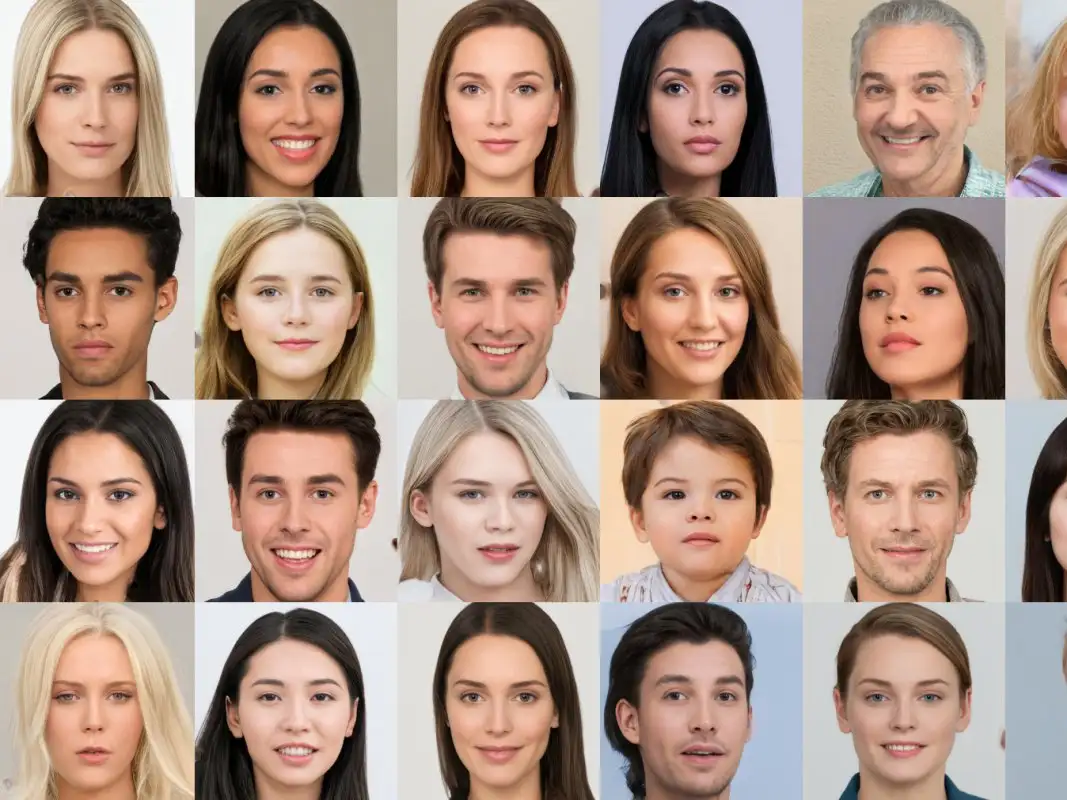
#> input picture faceDetectionApp/Hello.png, 1067 x 800 px
$ python face_detection_image.py
#> lines starting #> are read from the running program, lines starting #| are printed output that depends on the picture; after the words box and inside, x2 and y2 are one past the last pixel; in counts of white or black regions, pixels touching at a corner belong together
import cv2

# Load the training data and create a classifer for it
trained_face_data = cv2.CascadeClassifier('haarcascade_frontalface_default.xml')

# Choose an image to detect faces in
img = cv2.imread('Hello.png')
#> img is the input picture: shape (800, 1067, 3); mean B, G, R 131.7, 145.6, 170.1


############make this image as a gray scale##########
grayScaled_img = cv2.cvtColor(img,cv2.COLOR_BGR2GRAY)
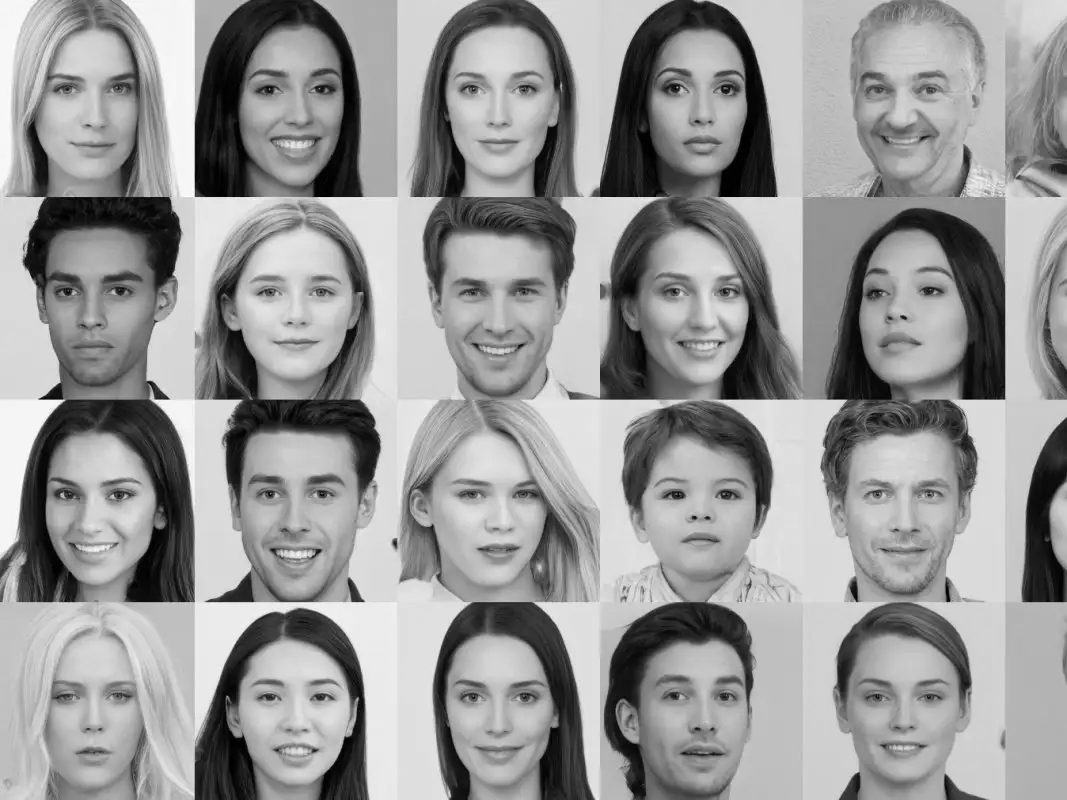
#> grayScaled_img: shape (800, 1067); min 0, max 255, mean 151.3
#################Detect faces########################

#It will return scales where it is a face
face_cordinates = trained_face_data.detectMultiScale(grayScaled_img)
#> face_cordinates = 21 rows, first 6: [432, 37, 132, 132], [434, 646, 131, 131], [28, 41, 129, 129], [31, 646, 127, 127], [24, 236, 140, 140], [636, 40, 129, 129]
#face cordinates will have touples of left upper cordinate and height and width


#Now we have images so now we can draw squares around these coordinates
for (x_cordinate,y_cordinate,width,hight) in face_cordinates:
    cv2.rectangle(img,(x_cordinate,y_cordinate),(x_cordinate+width,y_cordinate+hight),(0,0,0),5)
#> this loop made 21 passes
#> (x_cordinate, y_cordinate, width, hight) on passes 1 to 12: (432, 37, 132, 132), (434, 646, 131, 131), (28, 41, 129, 129), (31, 646, 127, 127), (24, 236, 140, 140), (636, 40, 129, 129), (219, 433, 151, 151), (633, 241, 133, 133), (28, 441, 136, 136), (426, 439, 142, 142), (836, 642, 135, 135), (630, 640, 139, 139)
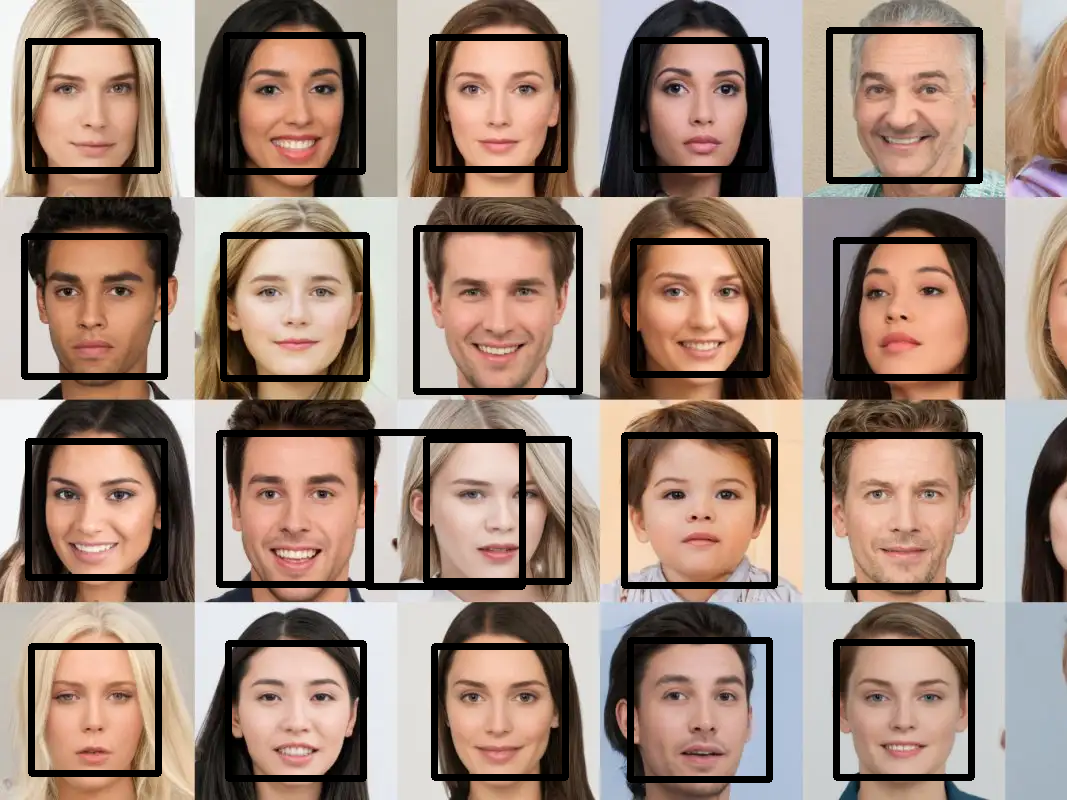
#> img: shape (800, 1067, 3); 9.47% of pixels changed, all inside (x1, y1, x2, y2) = (21, 27, 983, 783)


#To see this file
cv2.imshow("hello",img)
#It will keep the file open else it will close the file instantly
cv2.waitKey()


print("Code Completed")
